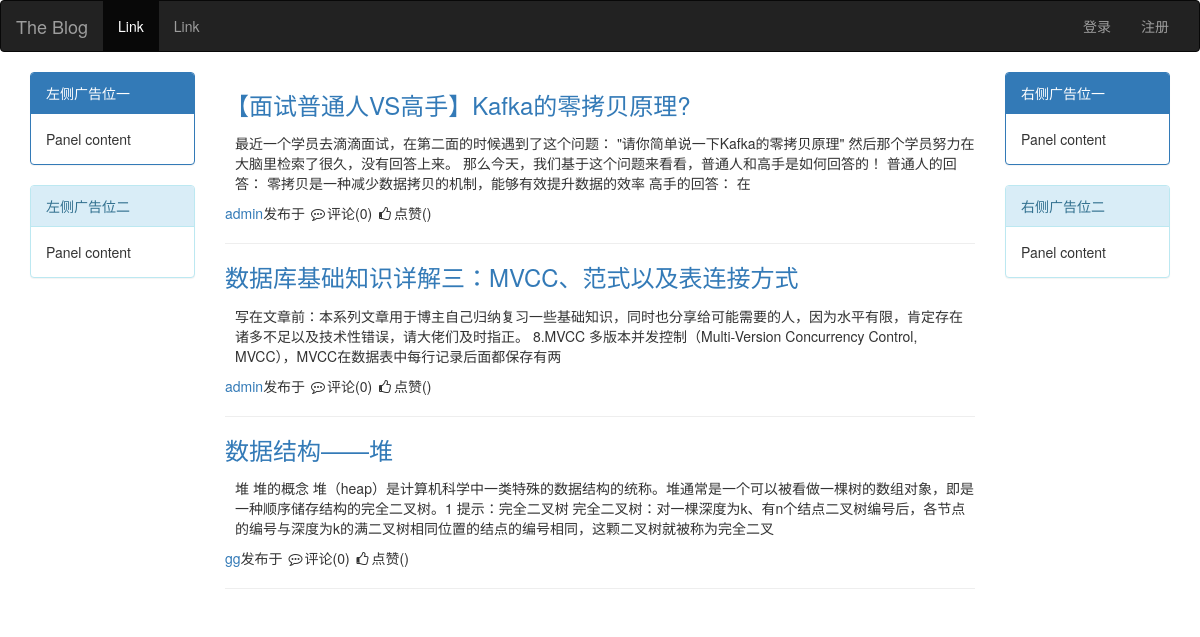
The app's page /index/ with its own data.
### blog/models.py (models this page shows, shortened)
class Article(models.Model):
    nid = models.AutoField(primary_key=True)
    title = models.CharField(max_length=50, verbose_name="文章标题")  # 文章标题
    desc = models.CharField(max_length=255)  # 文章描述
    create_time = models.DateTimeField()  # 创建时间  --> datetime()
    comment_count = models.IntegerField(verbose_name="评论数", default=0)
    user = models.ForeignKey(to="UserInfo", to_field="nid",on_delete=models.CASCADE)

class UserInfo(AbstractUser):
    nid = models.AutoField(primary_key=True)
    phone = models.CharField(max_length=11, null=True, unique=True)
    create_time = models.DateTimeField(auto_now_add=True)
    class Meta:
        verbose_name = "用户"
        verbose_name_plural = verbose_name

### blog/views.py (the view)
# urls.py: path('index/', views.index),
def index(request):
    article_list = models.Article.objects.all()
    return render(request, "index.html", {"article_list": article_list})

### templates/index.html (shortened to what this page needs)
<!DOCTYPE html>
<html lang="en">
<head>
    <link rel="stylesheet" href="/static/bootstrap/css/bootstrap.min.css">
    <link rel="stylesheet" href="/static/fontawesome/css/font-awesome.min.css">
    <link rel="stylesheet" href="/static/mystyle.css">
</head>
<body>
<nav class="navbar navbar-inverse">
    <div class="container-fluid">
        <div class="navbar-header">
            <a class="navbar-brand" href="#">The Blog</a>
        </div>
        <div class="collapse navbar-collapse" id="bs-example-navbar-collapse-1">
            <ul class="nav navbar-nav">
                <li class="active"><a href="#">Link <span class="sr-only">(current)</span></a></li>
                <li><a href="#">Link</a></li>
            </ul>
            <ul class="nav navbar-nav navbar-right">
                {% if request.user.username %}
                    <li><a href="#">{{ request.user.username }}</a></li>
                    <li class="dropdown">
                        <a href="#" class="dropdown-toggle" data-toggle="dropdown" role="button" aria-haspopup="true"
                           aria-expanded="false">个人中心<span class="caret"></span></a>
                        <ul class="dropdown-menu">
                            <li role="separator" class="divider"></li>
                            <li><a href="/logout/">退出登录</a></li>
                        </ul>
                    </li>
                {% else %}
                    <li><a href="/login/">登录</a></li>
                    <li><a href="/reg/">注册</a></li>
                {% endif %}
            </ul>
        </div>
    </div>
</nav>
<div class="container">
    <div class="row">
        <div class="col-md-2">
            <div class="panel panel-primary">
                <div class="panel-heading">左侧广告位一</div>
                <div class="panel-body">
                    Panel content
                </div>
            </div>
            <div class="panel panel-info">
                <div class="panel-heading">左侧广告位二</div>
                <div class="panel-body">
                    Panel content
                </div>
            </div>
        </div>
        <div class="col-md-8">
            <div class="article-list">
                {% for article in article_list %}
                    <div class="article">
                        <h3><a href="/blog/{{ article.user.username }}/article/{{ article.pk }}/">{{ article.title }}</a></h3>
                        <div class="media">
                            <div class="media-left">
                            </div>
                            <div class="media-body">
                                <p>{{ article.desc|safe }}</p>
                            </div>
                        </div>
                        <div class="article-footer">
                            <span><a href="/blog/{{ article.user.username }}/">{{ article.user.username }}</a></span>发布于
                            <span><i class="fa fa-commenting-o fa-fw" aria-hidden="true"></i>评论({{ article.comment_count }})</span>
                            <span><i class="fa fa-thumbs-o-up fa-fw" aria-hidden="true"></i>点赞({{ article.up_count }})</span>
                        </div>
                        <hr>
                    </div>
                {% endfor %}
            </div>
        </div>
        <div class="col-md-2">
            <div class="panel panel-primary">
                <div class="panel-heading">右侧广告位一</div>
                <div class="panel-body">
                    Panel content
                </div>
            </div>
            <div class="panel panel-info">
                <div class="panel-heading">右侧广告位二</div>
                <div class="panel-body">
                    Panel content
                </div>
            </div>
        </div>
    </div>
</div>
</body>
</html>

### records on screen
Article: title "【面试普通人VS高手】Kafka的零拷贝原理?", desc "最近一个学员去滴滴面试，在第二面的时候遇到了这个问题： \"请你简单说一下Kafka的零拷贝原理\" 然后那个学员努力在大脑里检索了很久，没有回答上来。 那么今天，我们基于这个问题来看看，普通人和高手是如何回答的！ 普通人的回答： 零拷贝是一种减少数据拷贝的机制，能够有效提升数据的效率 高手的回答： 在", user.username "admin", comment_count "0"
Article: title "数据库基础知识详解三：MVCC、范式以及表连接方式", desc "写在文章前：本系列文章用于博主自己归纳复习一些基础知识，同时也分享给可能需要的人，因为水平有限，肯定存在诸多不足以及技术性错误，请大佬们及时指正。 8.MVCC 多版本并发控制（Multi-Version Concurrency Control, MVCC），MVCC在数据表中每行记录后面都保存有两", user.username "admin", comment_count "0"
Article: title "数据结构——堆", desc "堆 堆的概念 堆（heap）是计算机科学中一类特殊的数据结构的统称。堆通常是一个可以被看做一棵树的数组对象，即是一种顺序储存结构的完全二叉树。1 提示：完全二叉树 完全二叉树：对一棵深度为k、有n个结点二叉树编号后，各节点的编号与深度为k的满二叉树相同位置的结点的编号相同，这颗二叉树就被称为完全二叉", user.username "gg", comment_count "0"
